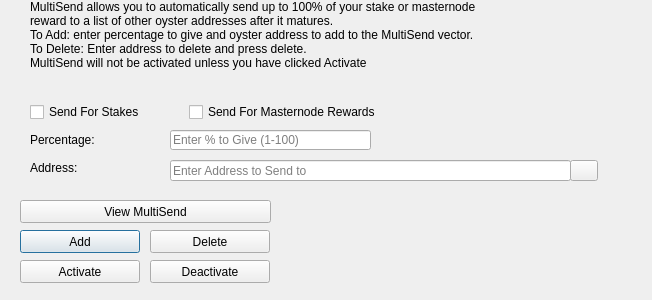
<?xml version="1.0" encoding="UTF-8"?>
<ui version="4.0">
 <class>MultiSendDialog</class>
 <widget class="QDialog" name="MultiSendDialog">
  <property name="windowModality">
   <enum>Qt::NonModal</enum>
  </property>
  <property name="geometry">
   <rect>
    <x>0</x>
    <y>0</y>
    <width>652</width>
    <height>300</height>
   </rect>
  </property>
  <property name="windowTitle">
   <string>MultiSend</string>
  </property>
  <widget class="QLineEdit" name="multiSendPercentEdit">
   <property name="geometry">
    <rect>
     <x>170</x>
     <y>130</y>
     <width>201</width>
     <height>20</height>
    </rect>
   </property>
   <property name="toolTip">
    <string>Enter whole numbers 1 - 100</string>
   </property>
   <property name="placeholderText">
    <string>Enter % to Give (1-100)</string>
   </property>
  </widget>
  <widget class="QLineEdit" name="multiSendAddressEdit">
   <property name="geometry">
    <rect>
     <x>170</x>
     <y>160</y>
     <width>401</width>
     <height>21</height>
    </rect>
   </property>
   <property name="toolTip">
    <string/>
   </property>
   <property name="placeholderText">
    <string>Enter Address to Send to</string>
   </property>
  </widget>
  <widget class="QLabel" name="label_2">
   <property name="geometry">
    <rect>
     <x>30</x>
     <y>0</y>
     <width>451</width>
     <height>121</height>
    </rect>
   </property>
   <property name="lineWidth">
    <number>1</number>
   </property>
   <property name="text">
    <string>MultiSend allows you to automatically send up to 100% of your stake or masternode reward to a list of other oyster addresses after it matures.
To Add: enter percentage to give and oyster address to add to the MultiSend vector.
To Delete: Enter address to delete and press delete.
MultiSend will not be activated unless you have clicked Activate</string>
   </property>
   <property name="alignment">
    <set>Qt::AlignLeading|Qt::AlignLeft|Qt::AlignTop</set>
   </property>
   <property name="wordWrap">
    <bool>true</bool>
   </property>
  </widget>
  <widget class="QLabel" name="message">
   <property name="geometry">
    <rect>
     <x>290</x>
     <y>200</y>
     <width>351</width>
     <height>91</height>
    </rect>
   </property>
   <property name="text">
    <string/>
   </property>
  </widget>
  <widget class="QPushButton" name="addButton">
   <property name="geometry">
    <rect>
     <x>20</x>
     <y>230</y>
     <width>120</width>
     <height>23</height>
    </rect>
   </property>
   <property name="toolTip">
    <string/>
   </property>
   <property name="statusTip">
    <string>Add to MultiSend Vector</string>
   </property>
   <property name="text">
    <string>Add</string>
   </property>
  </widget>
  <widget class="QPushButton" name="disableButton">
   <property name="geometry">
    <rect>
     <x>150</x>
     <y>260</y>
     <width>120</width>
     <height>23</height>
    </rect>
   </property>
   <property name="statusTip">
    <string>Deactivate MultiSend</string>
   </property>
   <property name="text">
    <string>Deactivate</string>
   </property>
  </widget>
  <widget class="QPushButton" name="addressBookButton">
   <property name="geometry">
    <rect>
     <x>570</x>
     <y>160</y>
     <width>28</width>
     <height>21</height>
    </rect>
   </property>
   <property name="toolTip">
    <string>Choose an address from the address book</string>
   </property>
   <property name="text">
    <string/>
   </property>
   <property name="icon">
    <iconset resource="../oyster.qrc">
     <normaloff>:/icons/address-book</normaloff>:/icons/address-book</iconset>
   </property>
   <property name="shortcut">
    <string>Alt+A</string>
   </property>
   <property name="autoDefault">
    <bool>false</bool>
   </property>
  </widget>
  <widget class="QLabel" name="label">
   <property name="geometry">
    <rect>
     <x>30</x>
     <y>130</y>
     <width>121</width>
     <height>20</height>
    </rect>
   </property>
   <property name="toolTip">
    <string>Percentage of stake to send</string>
   </property>
   <property name="text">
    <string>Percentage:</string>
   </property>
  </widget>
  <widget class="QLabel" name="label_5">
   <property name="geometry">
    <rect>
     <x>30</x>
     <y>160</y>
     <width>111</width>
     <height>16</height>
    </rect>
   </property>
   <property name="toolTip">
    <string>Address to send portion of stake to</string>
   </property>
   <property name="text">
    <string>Address:</string>
   </property>
  </widget>
  <widget class="QPushButton" name="deleteButton">
   <property name="geometry">
    <rect>
     <x>150</x>
     <y>230</y>
     <width>120</width>
     <height>23</height>
    </rect>
   </property>
   <property name="toolTip">
    <string/>
   </property>
   <property name="statusTip">
    <string>Delete Address From MultiSend Vector</string>
   </property>
   <property name="text">
    <string>Delete</string>
   </property>
  </widget>
  <widget class="QPushButton" name="activateButton">
   <property name="geometry">
    <rect>
     <x>20</x>
     <y>260</y>
     <width>120</width>
     <height>23</height>
    </rect>
   </property>
   <property name="statusTip">
    <string>Activate MultiSend</string>
   </property>
   <property name="text">
    <string>Activate</string>
   </property>
  </widget>
  <widget class="QPushButton" name="viewButton">
   <property name="geometry">
    <rect>
     <x>20</x>
     <y>200</y>
     <width>251</width>
     <height>23</height>
    </rect>
   </property>
   <property name="toolTip">
    <string/>
   </property>
   <property name="statusTip">
    <string>View MultiSend Vector</string>
   </property>
   <property name="text">
    <string>View MultiSend</string>
   </property>
  </widget>
  <widget class="QWidget" name="horizontalLayoutWidget">
   <property name="geometry">
    <rect>
     <x>30</x>
     <y>100</y>
     <width>351</width>
     <height>24</height>
    </rect>
   </property>
   <layout class="QHBoxLayout" name="horizontalLayout">
    <item>
     <widget class="QCheckBox" name="multiSendStakeCheckBox">
      <property name="text">
       <string>Send For Stakes</string>
      </property>
     </widget>
    </item>
    <item>
     <widget class="QCheckBox" name="multiSendMasternodeCheckBox">
      <property name="text">
       <string>Send For Masternode Rewards</string>
      </property>
     </widget>
    </item>
   </layout>
  </widget>
 </widget>
 <resources>
  <include location="../oyster.qrc"/>
 </resources>
 <connections/>
</ui>
